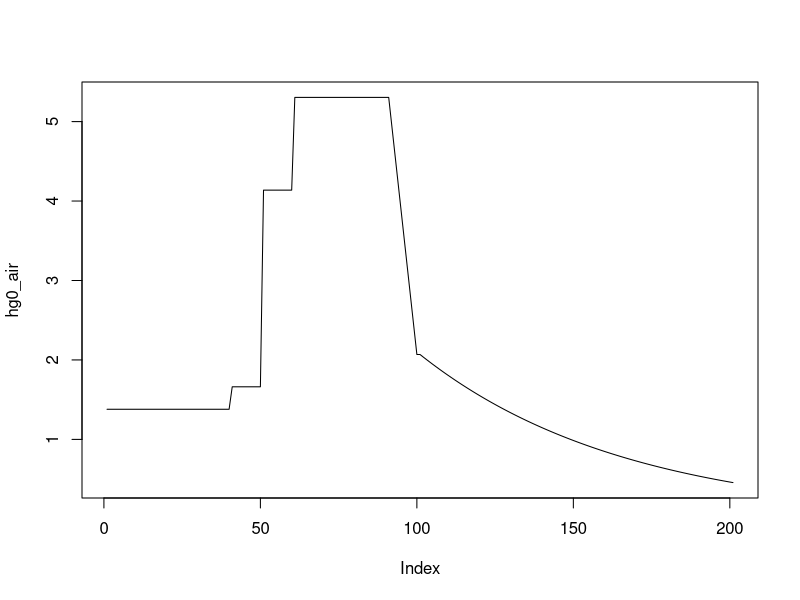

Here is the R script that generated this plot: (Note: this script raises an error after producing the figure.)

years    <-seq(1900,2100)  # sequence of 200 elements (years)
area     <-4.12E+08   # surface area of the site (m2)  - to compute rates 
area_km2 <-4.12E+02   # surface area of the site (km2) - to compute rates 


## Function that creates a vector of 100 elements decreasing by 1.5% at each step
## this is to simulate the decrease of atmospheric deposition observed in Europe from 1999 (Colette et al., 2016) 
## starting from the value measured in the study area in 1999 (11.7 kg y-1,Rossini et al., 2005) 
## and projecting the trend to the future (2100)

n=rep(NA,101)   # preallocate
n[1]=11.7
for(i in 2:101){
  n[i] = n[i-1]-((n[i-1]*1.5)/100)
}

de<-c(rep(7.8,40), rep(9.4,10), rep(23.4, 10), rep(30, 30), seq(30,11.7, length.out = 10),n) # create a series
dep<-data.frame(years[1:201],de)    
dep[100,]
dep[118,]

mul_d<-de/9.049025
hg0_air<-1.6*mul_d
plot(hg0_air, type='l')

getwd()
write.table(hg0_air,'hg0_time.txt')

dep_g_km2_y<-de/area_km2*100

##  Function that creates a vector of 100 elements decreasing by 1.5% at each step -
#   this is for river load, based on analogy with atm. depo
#   river load in Venice for 2001 is ~13 kg y-1 (Bloom et al., 2004)

m=rep(NA,99)   # preallocate
m[1]=13.2
for(i in 2:99){
  m[i] = m[i-1]-((m[i-1]*1.5)/100)
}

y<-seq(2001,2100,length.out = 99)
data.frame(y,m)

# 6.7 kg y-1 is calculated form background concentrations and SPM load

ri<-c(rep(6.7,40), seq(7,30,length.out = 10), seq(31,140, length.out = 20),
      seq(140,110,-5),seq(100,30, length.out = 15), 
      seq(40,14, length.out = 12), m)
riv<-data.frame(years[1:201],ri)


ri2<-c(rep(6.7,40), seq(7,30,length.out = 10), seq(31,200, length.out = 20), seq(200,160,length.out =5),
       seq(150,50, length.out = 15), seq(46.0,24, length.out = 10), m)

plot(years,ri, type='l')
par(new=T)
plot(ri, type='l', col=2, lty=2)

riv[71,]
riv[90,]
riv[101,]
riv[102,]

ef_1970 <-c(10,5,	14)
ef_1980 <-c(5,7,2)
ef_1990 <-c(2,2,3)
ef_2000 <-c(1,1,2)
ef_2008 <-c(1,1,1)


plot(years[70:90],ri[70:90])

riv[71,]
riv[81,]

f_box2<-0.458421978				
f_box5<-0.062621404			
f_box6<-0.220793636
f_box8<-0.170567015
f_box9<-0.087595967

riv$BOX2 = riv$ri*f_box2 #0.26
riv$BOX5 = riv$ri*f_box5 #0.15
riv$BOX6 = riv$ri*f_box6 #0.34
riv$BOX8 = riv$ri*f_box8 #0.14
riv$BOX9 = riv$ri*f_box9 #0.11

ci<-c(rep(3,40),rep(5,10), rep(7,10),rep(10,30), rep(12,16),rep(5,15), rep(3,80)) 
cit<-data.frame(years[1:201],ci)
str(cit)

#ind<-c(rep(0,20), seq(21,60,length.out = 20), seq(60,200,length.out = 10),rep(600, 10), seq(500,300,length.out = 30),
#     seq(100,10,length.out =  16),seq(10,2,length.out =  15), rep(0,80))

ind<-c(rep(0,20), seq(21,60,length.out = 20), seq(63,200,length.out = 10),
       seq(220,800,length.out = 10), seq(860,1000,length.out = 10),seq(1000,650,length.out = 10),
       seq(640,100,length.out = 10), seq(95,10,length.out =  16),seq(10,2,length.out =  15), rep(0,80))
indus<-data.frame(years[1:201],ind)

plot(years, ind, type='l')
abline(h=36)
tt<- de+ri+ci+ind
t_cum<-cumsum(tt)/1000

tott<-data.frame(years,de,ri2,ci,ind, tt, t_cum)
tott[106,]

plot(years[1:106],t_cum[1:106])
plot(years,ri, type='l') 
plot(years,ci, type='l') 
plot(years,ind, type='l') 



#::::::::::::: ripartizione input fra i box :::::::::::::::::::::::::::::::::::::

area <-4.119E+08
aree<-c(4.350E+07,3.530E+07,3.130E+07,	8.900E+06,	2.220E+07,
        5.430E+07,1.146E+08,3.170E+07,	2.950E+07,	4.060E+07)

dep$BOX1 <-dep$de*(aree[1]/area)
dep$BOX2 <-dep$de*(aree[2]/area)
dep$BOX3 <-dep$de*(aree[3]/area)
dep$BOX4 <-dep$de*(aree[4]/area)
dep$BOX5 <-dep$de*(aree[5]/area)
dep$BOX6 <-dep$de*(aree[6]/area)
dep$BOX7 <-dep$de*(aree[7]/area)
dep$BOX8 <-dep$de*(aree[8]/area)
dep$BOX9 <-dep$de*(aree[9]/area)
dep$BOX10 <-dep$de*(aree[10]/area)

#aaaaa<-(dep$BOX1+dep$BOX2+dep$BOX3+dep$BOX4+dep$BOX5+dep$BOX6+dep$BOX7+dep$BOX8+dep$BOX9+dep$BOX10)


cit$BOX3<-cit$ci*0.33
cit$BOX5<-cit$ci*0.33
cit$BOX6<-cit$ci*0.33


## mancano years 1901; 1905(?)

mul_atm<-c(1.050000716,1.00454523,1.195454451,1.404547776,0.963636566,0.99545477,
           0.700000477,0.836363752,1.077272098,1.018182512,0.790908267,0.949999284)

riv_mult<-c(1.021276596,0.805920444,0.782608696, 1.184458834,0.919148936,1.013506013,0.866975023,
            0.853654024,0.820351526,0.935800185,1.598519889,1.197779833)

cit_mult<-rep(1,12)

if6<-indus %>%
  rowwise() %>%                       # for each row
  mutate(x = list(ind * cit_mult)) %>%    # multiply value in BOX1 with mul and save results as a list
  unnest()                            # unnest data
yy<-as.numeric(as.character(unlist(if6[1])))
b6i<-as.numeric(as.character(unlist(if6[3])))
tot_ind = b6i


cf3<-cit %>%
  rowwise() %>%                       # for each row
  mutate(x = list(BOX3 * cit_mult)) %>%    # multiply value in BOX1 with mul and save results as a list
  unnest()                            # unnest data
yy<-as.numeric(as.character(unlist(cf3[1])))
b3c<-as.numeric(as.character(unlist(cf3[5])))

cf5<-cit %>%
  rowwise() %>%                       # for each row
  mutate(x = list(BOX5 * cit_mult)) %>%    # multiply value in BOX1 with mul and save results as a list
  unnest()                            # unnest data
yy<-as.numeric(as.character(unlist(cf5[1])))
b5c<-as.numeric(as.character(unlist(cf5[5])))

cf6<-cit %>%
  rowwise() %>%                       # for each row
  mutate(x = list(BOX6 * cit_mult)) %>%    # multiply value in BOX1 with mul and save results as a list
  unnest()                            # unnest data
yy<-as.numeric(as.character(unlist(cf6[1])))
b6c<-as.numeric(as.character(unlist(cf6[5])))


dum<-cit %>%
  rowwise() %>%                       # for each row
  mutate(x = list(ci * cit_mult)) %>%    # multiply value in BOX1 with mul and save results as a list
  unnest()                            # unnest data
tot_city<-as.numeric(as.character(unlist(dum[5])))


library(tidyverse)

df1<-dep %>%
  rowwise() %>%                       # for each row
  mutate(x = list(BOX1 * mul_atm)) %>%    # multiply value in BOX1 with mul and save results as a list
  unnest()                            # unnest data
yy<-as.numeric(as.character(unlist(df1[1])))
b1<-as.numeric(as.character(unlist(df1[13])))

df2<-dep %>%
  rowwise() %>%                       # for each row
  mutate(x = list(BOX2* mul_atm)) %>%    # multiply value in BOX1 with mul and save results as a list
  unnest()                            # unnest data
b2<-as.numeric(as.character(unlist(df2[13])))

df3<-dep %>%
  rowwise() %>%                       # for each row
  mutate(x = list(BOX3* mul_atm)) %>%    # multiply value in BOX1 with mul and save results as a list
  unnest()                            # unnest data
b3<-as.numeric(as.character(unlist(df3[13])))

df4<-dep %>%
  rowwise() %>%                       # for each row
  mutate(x = list(BOX4* mul_atm)) %>%    # multiply value in BOX1 with mul and save results as a list
  unnest()                            # unnest data
b4<-as.numeric(as.character(unlist(df4[13])))

df5<-dep %>%
  rowwise() %>%                       # for each row
  mutate(x = list(BOX5* mul_atm)) %>%    # multiply value in BOX1 with mul and save results as a list
  unnest()                            # unnest data
b5<-as.numeric(as.character(unlist(df5[13])))

df6<-dep %>%
  rowwise() %>%                       # for each row
  mutate(x = list(BOX6* mul_atm)) %>%    # multiply value in BOX1 with mul and save results as a list
  unnest()                            # unnest data
b6<-as.numeric(as.character(unlist(df6[13])))

df7<-dep %>%
  rowwise() %>%                       # for each row
  mutate(x = list(BOX7* mul_atm)) %>%    # multiply value in BOX1 with mul and save results as a list
  unnest()                            # unnest data
b7<-as.numeric(as.character(unlist(df7[13])))

df8<-dep %>%
  rowwise() %>%                       # for each row
  mutate(x = list(BOX8* mul_atm)) %>%    # multiply value in BOX1 with mul and save results as a list
  unnest()                            # unnest data
b8<-as.numeric(as.character(unlist(df8[13])))

df9<-dep %>%
  rowwise() %>%                       # for each row
  mutate(x = list(BOX9* mul_atm)) %>%    # multiply value in BOX1 with mul and save results as a list
  unnest()                            # unnest data
b9<-as.numeric(as.character(unlist(df9[13])))

df10<-dep %>%
  rowwise() %>%                       # for each row
  mutate(x = list(BOX10* mul_atm)) %>%    # multiply value in BOX1 with mul and save results as a list
  unnest()                            # unnest data
b10<-as.numeric(as.character(unlist(df10[13])))


dffff<-dep %>%
  rowwise() %>%                       # for each row
  mutate(x = list(de* mul_atm)) %>%    # multiply value in BOX1 with mul and save results as a list
  unnest()                            # unnest data
tot_depo<-as.numeric(as.character(unlist(dffff[13])))

##::::::::::::::::::::::::::::  RIVERS :::::::::::::::::::::::::::::::::::::::::::::::::::::::

rf2<-riv %>%
  rowwise() %>%                       # for each row
  mutate(x = list(BOX2 * riv_mult)) %>%    # multiply value in BOX1 with mul and save results as a list
  unnest()                            # unnest data
yy<-as.numeric(as.character(unlist(rf2[1])))
b2r<-as.numeric(as.character(unlist(rf2[8])))

rf5<-riv %>%
  rowwise() %>%                       # for each row
  mutate(x = list(BOX5 * riv_mult)) %>%    # multiply value in BOX1 with mul and save results as a list
  unnest()                            # unnest data
b5r<-as.numeric(as.character(unlist(rf5[8])))

rf6<-riv %>%
  rowwise() %>%                       # for each row
  mutate(x = list(BOX6 * riv_mult)) %>%    # multiply value in BOX1 with mul and save results as a list
  unnest()                            # unnest data
b6r<-as.numeric(as.character(unlist(rf6[8])))

rf8<-riv %>%
  rowwise() %>%                       # for each row
  mutate(x = list(BOX8 * riv_mult)) %>%    # multiply value in BOX1 with mul and save results as a list
  unnest()                            # unnest data
b8r<-as.numeric(as.character(unlist(rf8[8])))

rf9<-riv %>%
  rowwise() %>%                       # for each row
  mutate(x = list(BOX9 * riv_mult)) %>%    # multiply value in BOX1 with mul and save results as a list
  unnest()                            # unnest data
b9r<-as.numeric(as.character(unlist(rf9[8])))

rvvvf<-riv %>%
  rowwise() %>%                       # for each row
  mutate(x = list(ri * riv_mult)) %>%    # multiply value in BOX1 with mul and save results as a list
  unnest()                            # unnest data
tot_riv<-as.numeric(as.character(unlist(rvvvf[8])))


##:::::::::::::::::::::::::::: New Data Frame :::::::::::::::::::::::::::::::::::::::::::::::::::::::

monthly_dep<-data.frame(yy,b1, b2, b3, b4, b5, b6, b7, b8, b9, b10)
monthly_riv<-data.frame(yy,b2r, b5r, b6r, b8r, b9r)
monthly_cit<-data.frame(yy,b3c,b5c,b6c)
monthy_ind<-data.frame(yy,b6i)

write.table(monthly_dep,file='monthly_dep.txt')
write.table(monthly_riv,file='monthly_riv.txt')
write.table(monthly_cit,file='monthly_city.txt')


in1 <-(monthly_dep$b1)/365   # kg / y to kg/d
in2 <-(monthly_dep$b2 + monthly_riv$b2r)/365
in3 <-(monthly_dep$b3 + monthly_cit$b3c)/365
in4 <-(monthly_dep$b4)/365
in5 <-(monthly_dep$b5 + monthly_riv$b5r + monthly_cit$b5c)/365
in6 <-(monthly_dep$b6 + monthly_riv$b6r + monthly_cit$b6c+monthy_ind$b6i)/365
in7 <-(monthly_dep$b7)/365
in8 <-(monthly_dep$b8 + monthly_riv$b8r)/365
in9 <-(monthly_dep$b9 + monthly_riv$b9r)/365
in10<-(monthly_dep$b10)/365

ladata<-seq(as.Date('1900-01-01'),by='months',length=2412)
ladataOK<-format(ladata, "%m-%d-%Y")

all_input<-data.frame(ladataOK,in1,in2,in3,in4,in5,in6,in7,in8,in9,in10)

monthly_riv_mehg<-data.frame(ladataOK,monthly_riv[2:6]*1.7/(365*100))

dep_g_km2_y<-tot_depo/area_km2*100


TOT<-tot_city+tot_depo+tot_ind+tot_riv

png('Hg_input_VE_.png', units='cm', height = 31,  width = 31, res=300)

par(cex.axis=1.4, cex.lab=1.4, bty='none', mfrow=c(2,2), cex.main=1.4)
plot(ladata,TOT, type='l', ylim=c(0,1500), xlab='',ylab='kg y-1', 
     main='Hg inputs to the Venice Lagoon')
par(new=T)
plot(ladata,tot_city, type='l',col='orange',ylab='',xlab='', yaxt='n',xaxt='n', ylim=c(0,1500))
par(new=T)
plot(ladata,tot_depo, type='l',col='cyan3',ylab='',xlab='', yaxt='n',xaxt='n', ylim=c(0,1500))
par(new=T)
plot(ladata,tot_ind, type='l',col='grey40', ylab='',xlab='', yaxt='n',xaxt='n',ylim=c(0,1500))
par(new=T)
plot(ladata,tot_riv, type='l',col='royalblue',ylab='',xlab='',  yaxt='n',xaxt='n',ylim=c(0,1500))
legend(4900, 1500, col=c(1,'grey40', 'royalblue','cyan3','orange'),pch=19, bty='n',cex=1.4,
       legend=c('Total load','Industrial load','River load','Atmospheric deposition','City load'))
text(ladata[30],1500,'A', cex=2.5)

#plot(ladata,TOT/TOT*100, type='l', ylim=c(0,100), xlab='',ylab='kg y-1', 
#     )
#par(new=T)
plot(ladata,tot_city/TOT*100, type='l',col='orange',ylab='%',xlab='', 
     ylim=c(0,100), main='Hg inputs to the Venice Lagoon')
par(new=T)
plot(ladata,tot_depo/TOT*100, type='l',col='cyan3',ylab='',xlab='', yaxt='n',
     xaxt='n', ylim=c(0,100))
par(new=T)
plot(ladata,tot_ind/TOT*100, type='l',col='grey40', ylab='',xlab='', 
     yaxt='n',xaxt='n',ylim=c(0,100))
par(new=T)
plot(ladata,tot_riv/TOT*100, type='l',col='royalblue',ylab='',xlab='', 
     yaxt='n',xaxt='n',ylim=c(0,100))
#legend(4900, 100, col=c(1,'grey40', 'royalblue','cyan3','orange'),pch=19, bty='n',cex=1.4,
#      legend=c('Total load','Industrial load','River load','Atmospheric deposition','City load'))
text(ladata[30],100,'B', cex=2.5)

r<-c(1,2,15,25) #observational range for atmospheric deposition rate


plot(ladata,tot_riv/14, type='l', col='#4169E1',
     main='River load \n enrichment factor relative to 2008', ylab='EF',ylim=c(0,20)) 
text(ladata[30],20,'C', cex=2.5)
par(new=T)
boxplot(ef_1970,ef_1980,ef_1990,ef_2000,  ylim=c(0,20),xaxt='n',col='grey80',
        at=c(71,81,91,102), xlim=c(1,201), boxwex=3.5,
        range = T, outline=T)


boxplot(r, ylim=c(1,26), col='grey80', ylab='', xlab='', 
        boxwex=1.2, main='Atmospheric deposition rate')
text(1,18,'range for marine areas \n from global models \n ensemble (UNEP, 2013)', cex=1.2)
par(new=T)
plot(ladata,dep_g_km2_y, type='l', ylim=c(1,26),lwd=2, col='cyan3', xlab='year',ylab='g km-2 y-1')  ## range 2 - 25 g km-2 y-1 over marine areas (UNEP, 2013)
text(18,5,'input for \n the Venice lagoon', cex=1.2)
text(ladata[30],26,'D', cex=2.5)

#text(93,16, '', cex=1.2)
#text(103,14,'', cex=1.2)
dev.off()

write.table(all_input,file='all_input_hgII.txt')
write.table(monthly_riv_mehg,file='monthly_riv_mehg.txt')

getwd()


tot_in<-data.frame(ladataOK,cumsum(TOT/12))
names(tot_in)<-c('data','tot')
xx<-tot_in[1261,]
xx$tot/1000

write.table(ladataOK,file='ladataOK.txt')



tail(ladata)
str(monthly_riv)






### ----- oppure ---------------------------------------
#f = function(x,y) x*y
#f = Vectorize(f)

#df %>%
#  mutate(x = list(f(BOX1, mul_atm))) %>%    
#  unnest()
